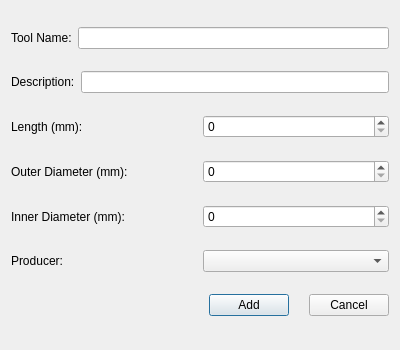
<?xml version="1.0" encoding="UTF-8"?>
<ui version="4.0">
 <class>ToolAddWindow</class>
 <widget class="QDialog" name="ToolAddWindow">
  <property name="geometry">
   <rect>
    <x>0</x>
    <y>0</y>
    <width>400</width>
    <height>350</height>
   </rect>
  </property>
  <property name="windowTitle">
   <string>Add New Tool</string>
  </property>
  <layout class="QVBoxLayout" name="verticalLayout">
   <item>
    <layout class="QHBoxLayout" name="horizontalLayout_name">
     <item>
      <widget class="QLabel" name="label_name">
       <property name="text">
        <string>Tool Name:</string>
       </property>
      </widget>
     </item>
     <item>
      <widget class="QLineEdit" name="lineEdit_name"/>
     </item>
    </layout>
   </item>
   <item>
    <layout class="QHBoxLayout" name="horizontalLayout_description">
     <item>
      <widget class="QLabel" name="label_description">
       <property name="text">
        <string>Description:</string>
       </property>
      </widget>
     </item>
     <item>
      <widget class="QLineEdit" name="lineEdit_description"/>
     </item>
    </layout>
   </item>
   <item>
    <layout class="QHBoxLayout" name="horizontalLayout_length">
     <item>
      <widget class="QLabel" name="label_length">
       <property name="text">
        <string>Length (mm):</string>
       </property>
      </widget>
     </item>
     <item>
      <widget class="QSpinBox" name="spinBox_length">
       <property name="maximum">
        <number>10000</number>
       </property>
      </widget>
     </item>
    </layout>
   </item>
   <item>
    <layout class="QHBoxLayout" name="horizontalLayout_outerDiameter">
     <item>
      <widget class="QLabel" name="label_outerDiameter">
       <property name="text">
        <string>Outer Diameter (mm):</string>
       </property>
      </widget>
     </item>
     <item>
      <widget class="QSpinBox" name="spinBox_outerDiameter">
       <property name="maximum">
        <number>1000</number>
       </property>
      </widget>
     </item>
    </layout>
   </item>
   <item>
    <layout class="QHBoxLayout" name="horizontalLayout_innerDiameter">
     <item>
      <widget class="QLabel" name="label_innerDiameter">
       <property name="text">
        <string>Inner Diameter (mm):</string>
       </property>
      </widget>
     </item>
     <item>
      <widget class="QSpinBox" name="spinBox_innerDiameter">
       <property name="maximum">
        <number>1000</number>
       </property>
      </widget>
     </item>
    </layout>
   </item>
   <item>
    <layout class="QHBoxLayout" name="horizontalLayout_producer">
     <item>
      <widget class="QLabel" name="label_producer">
       <property name="text">
        <string>Producer:</string>
       </property>
      </widget>
     </item>
     <item>
      <widget class="QComboBox" name="comboBox_producer"/>
     </item>
    </layout>
   </item>
   <item>
    <layout class="QHBoxLayout" name="horizontalLayout_buttons">
     <property name="spacing">
      <number>20</number>
     </property>
     <item>
      <spacer name="horizontalSpacer">
       <property name="orientation">
        <enum>Qt::Horizontal</enum>
       </property>
       <property name="sizeType">
        <enum>QSizePolicy::Expanding</enum>
       </property>
       <property name="sizeHint" stdset="0">
        <size>
         <width>40</width>
         <height>20</height>
        </size>
       </property>
      </spacer>
     </item>
     <item>
      <widget class="QPushButton" name="pushButton_add">
       <property name="text">
        <string>Add</string>
       </property>
      </widget>
     </item>
     <item>
      <widget class="QPushButton" name="pushButton_cancel">
       <property name="text">
        <string>Cancel</string>
       </property>
      </widget>
     </item>
    </layout>
   </item>
  </layout>
 </widget>
 <resources/>
 <connections/>
</ui>
